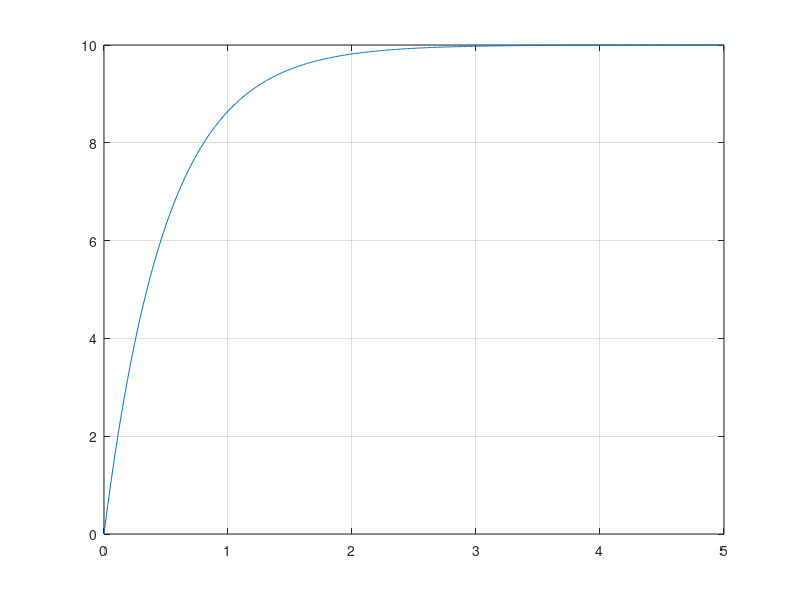

Reproduce this figure in MATLAB. (Note: this script raises an error after producing the figure.)
%%  S5 - APP3 - PROBLEMATIQUE - XXXXXX_XXXXXXX_XXXXXXX.M
%   Auteur:     Giuseppe Lomonaco
%   CIP:        LOMG2301
%   Auteur:     Jean Dodie Ombeni
%   CIP:        OMBJ2301
%   Auteur:     Anthony Royer
%   CIP:        ROYA2019

%   Date de creation:                       26-Septembre-2023
%   Date de derniere modification:          26-Septembre-2023

%   DESCRIPTION:    laboratoire 1

clc
close all
clear 




% load("DonneesIdentifSyst1erOrdre_2.mat")




%% EXERCICE 1 - MOINDRES CARRES
disp("EXERCICE 1 - MOINDRES CARRES")
load("DonneesIdentifSyst1erOrdre_1.mat")

%                                 ____________
% de base on a          R(s) -->  | K/(1+Ts) |  --> Y(s)
%                                 ____________

figure
plot(t, y)
grid on

X1 = [u(1:end-1)];
X2 = -diff(y)./diff(t);

X = [X1 X2];
Y = [y(1:end-1)];

P = X'*Y;
R = X'*X;

% la matrice A contient les parametres K et T
A = inv(R) * P;
K = A(1)
T = A(2)









%% EXERCICE 2 - notes de cours JdeL polesmodesdominants sect 5 num na), b) et c) de lex 1
% utiliser les fonction   tf    series  parallel    residue     dcgain  step
disp("EXERCICE 2 - POLES DOMINANTS")

% fonction de transfert 1
num1 = [2   6.4];
den1 = [1    8];
tf1 = tf(num1,den1)

%fonction de transfert 2
num2 = [25];
den2 = [1   14.8    61.7    47  25];
tf2 = tf(num2, den2)

%fonction de transfert 3
num3 = [3];
den3 = [1   3];
tf3 = tf(num3, den3)

% fonction de transfert et 
G = tf1*tf2*tf3

% 1 - le v signifie quon veut le vecteur
[numG, denG] = tfdata(G, 'v')
[R, P, K] = residue(numG, denG) 

% 2 - trouver le ratio du pole dominant
ratio = abs((R)./real(P))

% 3 - calculer la fonction de transfert du systeme reduit determine a partir
% des poles dominants --- dans cet exemple, on suppose que les poles i et j
% ont les valeurs les plus elevees du ratio definit ci dessus (poles
% dominants), ici le 5e et 6e selon le ratio
[num_reduit, den_reduit] = residue(R(5:6), P(5:6), K);


% 4 - Correction du gain DC du systeme reduit
gain_0 = dcgain(numG, denG);
gain_reduit = dcgain(num_reduit, den_reduit)
num_reduit_2 = num_reduit * (gain_0/gain_reduit)












%% EXERCICE 3













%% EXERCICE 4










%% EXERCICE 5







